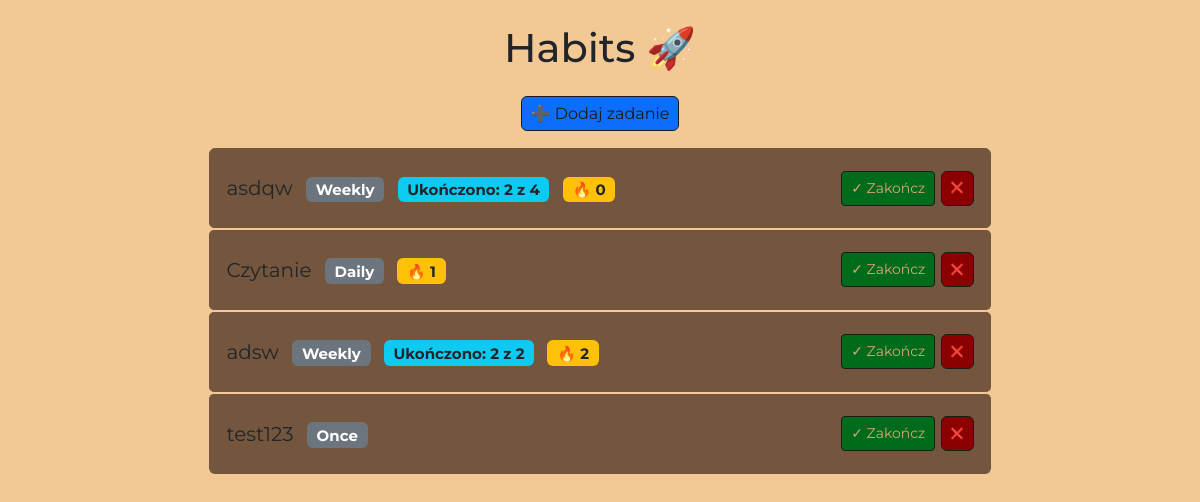
Before: / with the older database file.
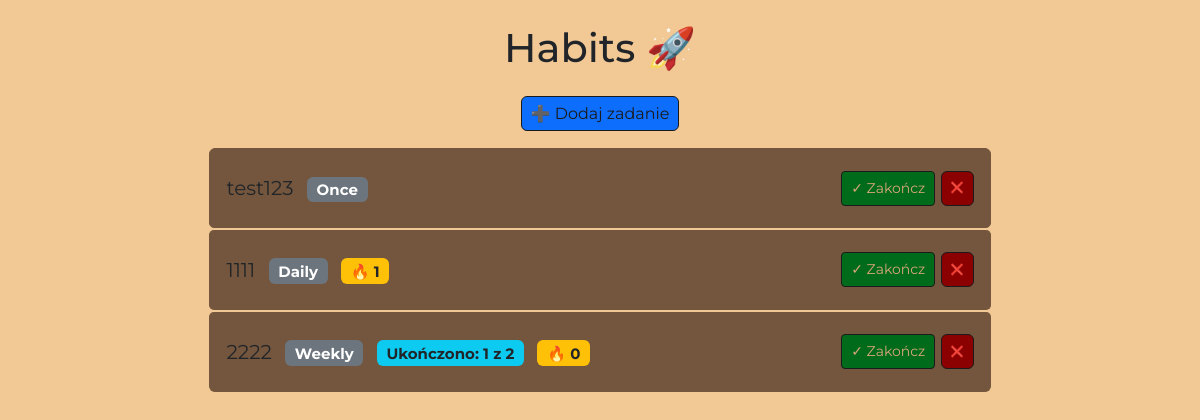
After: the same page with the newer database file.
### ToDo/models.py (models this page shows, shortened)
class Task(models.Model):
    TASK_DAILY = "DAILY"
    TASK_WEEKLY = "WEEKLY"
    TASK_ONCE = "ONCE"
    TASK_TYPES = [
        (TASK_DAILY, "Daily"),
        (TASK_WEEKLY, "Weekly"),
        (TASK_ONCE, "Once"),
    ]
    title = models.CharField(max_length=200)
    task_type = models.CharField(max_length=10, choices=TASK_TYPES, default=TASK_ONCE)
    date = models.DateField(null=True, blank=True)
    completed = models.BooleanField(default=False)
    last_completed = models.DateField(null=True, blank=True)
    streak = models.IntegerField(default=0)
    weekly_target = models.IntegerField(null=True, blank=True)
    weekly_progress = models.IntegerField(default=0)
    last_week = models.CharField(max_length=10, null=True, blank=True)
    def is_done_today(self):
        today = timezone.localdate()
        if self.task_type == self.TASK_ONCE:
            return self.completed
        if self.task_type == self.TASK_DAILY:
            return self.last_completed == today
        if self.task_type == self.TASK_WEEKLY:
            return self.logs.filter(date=today, completed=True).exists()
        return False
    def weekly_progress_count(self):
        today = timezone.localdate()
        year, week, _ = today.isocalendar()
        return self.logs.filter(
            date__week=week,
            date__year=year,
            completed=True
        ).count()
    def weekly_streak(self):
        if self.task_type != self.TASK_WEEKLY or not self.weekly_target:
            return 0
        today = timezone.localdate()
        week_start = today - timedelta(days=today.weekday())
        streak = 0
        while True:
            week_end = week_start + timedelta(days=6)
            completed_days = (
                self.logs
                .filter(date__range=(week_start, week_end), completed=True)
                .values("date")
                .distinct()
                .count()
            )
            if completed_days >= self.weekly_target:
                streak += 1
                week_start -= timedelta(days=7)
            else:
                break
        return streak

### ToDo/views.py (the view, shortened to what this page needs)
# urls.py: path('', views.home, name='home'),
def home(request):
    form = TaskForm()
    tasks = Task.objects.filter(
        Q(task_type=Task.TASK_DAILY) |
        Q(task_type=Task.TASK_WEEKLY) |
        Q(task_type=Task.TASK_ONCE, date=today)
    )
    context = {'tasks': tasks, 'form': form}
    return render(request, 'ToDo/home.html', context)

### ToDo/templates/ToDo/home.html (shortened to what this page needs)
<!DOCTYPE html>
<html lang="utf-8">
{% load static %}
{% load widget_tweaks %}
<head>
    <link href="https://cdn.jsdelivr.net/npm/bootstrap@5.3.2/dist/css/bootstrap.min.css" rel="stylesheet">
    <link rel="stylesheet" type="text/css" href="{% static 'css/styles.css' %}">
</head>
<body>
    <div class="container mt-4">
        <h1 class="mb-4">Habits 🚀</h1>
        <button type="button" class="btn btn-primary mb-3 d-block mx-auto" data-bs-toggle="modal" data-bs-target="#addTaskModal">
            ➕ Dodaj zadanie
        </button>
  <ul class="list-group">
    {% for task in tasks %}
      <li class="list-group-item d-flex justify-content-between align-items-center">
        <div>
          {% if task.completed %}
            <s>{{ task.title }}</s>
          {% else %}
            {{ task.title }}
          {% endif %}
            <span class="badge bg-secondary ms-2">
                {{ task.get_task_type_display }}
            </span>
            {% if task.task_type == 'DAILY' %}
                <span class="badge bg-warning text-dark ms-2">🔥 {{ task.streak }} </span>
            {% elif task.task_type == 'WEEKLY' %}
                <span class="badge bg-info text-dark ms-2"> Ukończono: {{ task.weekly_progress_count }} z {{ task.weekly_target }}</span>
                <span class="badge bg-warning text-dark ms-2">🔥 {{ task.weekly_streak }} </span>
            {% endif %}
        </div>
        <div>
          <form method="POST" action="{% url 'toggle_task' task.id %}" style="display:inline;"><button
              type="submit"
              class="btn btn-sm
                     {% if task.is_done_today %}
                       btn-success
                     {% else %}
                       btn-outline-secondary
                     {% endif %}"
            >
              {% if task.is_done_today %}
                Ukończono ✅
              {% else %}
                ✓ Zakończ
              {% endif %}
            </button>
          </form>
          <form method="POST" action="{% url 'delete_task' task.id %}" style="display:inline;">
            <button type="submit" class="btn btn-sm2 btn-outline-danger">❌</button>
          </form>
        </div>
      </li>
    {% empty %}
      <li class="list-group-item">Brak zadań 🙃</li>
    {% endfor %}
  </ul>
</div>
</body>
</html>

### ToDo/static/css/styles.css (style rules this page uses)
body { ; background-color: #F2C894; font-family: "Montserrat", sans-serif; }
.mb-4 { text-align: center; }
.btn { border-color: #1b1b1b; color: #1b1b1b; height: 35px; padding: 4.5px 9px; }
.btn-sm { background-color: #006b1b; color: #D9A679; }
.btn-sm2 { font-size: 10.5px; background-color: darkred; }
.list-group { display: flex; flex-direction: column; align-items: center; }
.list-group-item { height: 80px; width: 70%; margin: 1px; font-size: 20px; border-radius: 5px; background-color: #73563D; border-color: #73563D; }

Changed rows visible on the page:
removed Task: title "asdqw", task_type "Weekly", weekly_progress_count "2", weekly_target "4", weekly_streak "0", shows "✓ Zakończ"
removed Task: title "Czytanie", task_type "Daily", streak "1", last_completed "✓ Zakończ"
removed Task: title "adsw", task_type "Weekly", weekly_progress_count "2", weekly_target "2", weekly_streak "2", shows "✓ Zakończ"
added Task: title "1111", task_type "Daily", streak "1", last_completed "✓ Zakończ"
added Task: title "2222", task_type "Weekly", weekly_progress_count "1", weekly_target "2", weekly_streak "0", shows "✓ Zakończ"
